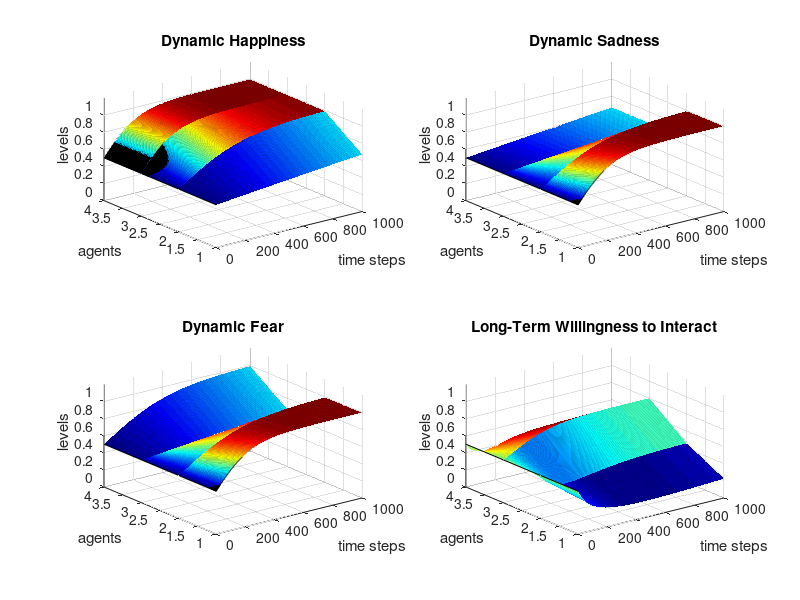
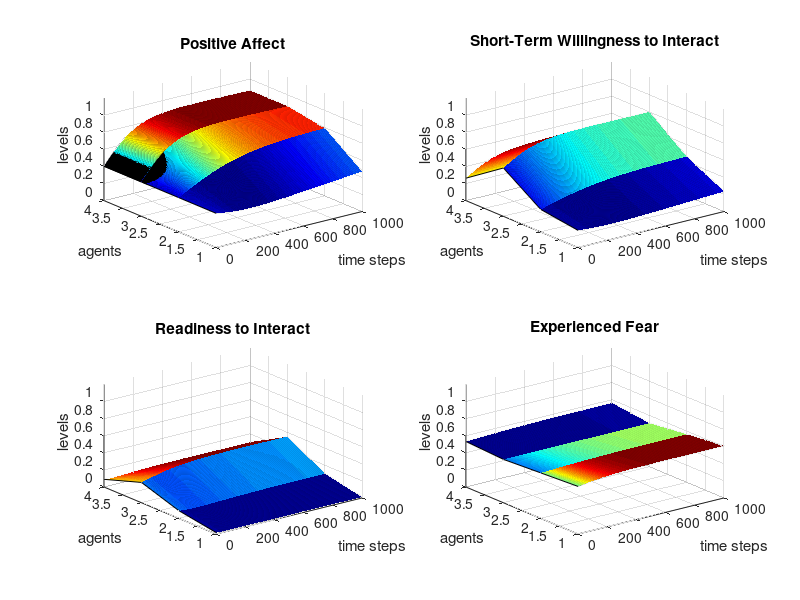
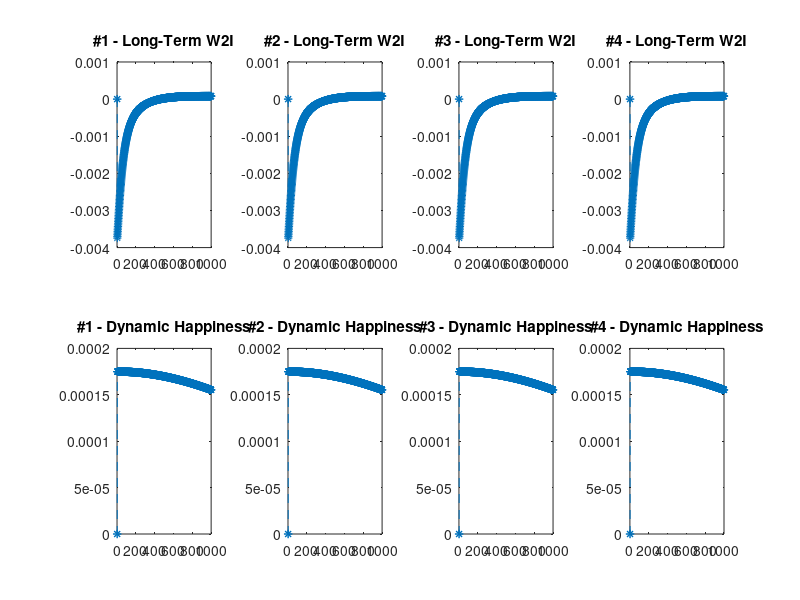

MATLAB code for these plots, in order:

%--- STRANGER SOCIAL INTERACTION MODEL - SSIC MODEL ---%

clc; % clear screen
clear all; % clear all variables & functions
close all; % close figures

%%%%%%%%%%%%%%%%%%%%%%%%%%%%%%%%%%%%%%%%%%%%%%%%%%%%%%%%%%%%%%%%%%%%%%%%%%%%%%%%
% Time settings
%%%%%%%%%%%%%%%%%%%%%%%%%%%%%%%%%%%%%%%%%%%%%%%%%%%%%%%%%%%%%%%%%%%%%%%%%%%%%%%%

maxLimY = 1.2;      % graph Y axis max
minLimX = 0;        % graph X axis min
maxLimChangeY = 0.1;
minLimChangeY = -0.1;
numStep =1000;
numStepChange =1000;
dt= 0.1;

k = 0.5; #Psi Cap

%%%%%%%%%%%%%%%%%%%%%%%%%%%%%%%%%%%%%%%%%%%%%%%%%%%%%%%%%%%%%%%%%%%%%%%%%%%%%%%%
% Agent Object
%%%%%%%%%%%%%%%%%%%%%%%%%%%%%%%%%%%%%%%%%%%%%%%%%%%%%%%%%%%%%%%%%%%%%%%%%%%%%%%%

% Initialize the 2D array for agents
agentArray = [
    0.1, 0.9, 0.9, 0.1, 0.1, 0.9, 0.9, 0.1, 0.1;
    0.5, 0.5, 0.5, 0.5, 0.5, 0.5, 0.5, 0.5, 0.5;
    0.9, 0.1, 0.1, 0.9, 0.9, 0.1, 0.1, 0.9, 0.9;
    0.9, 0.1, 0.5, 0.5, 0.5, 0.5, 0.5, 0.5, 0.5
];

% Determine the number of agents based on the size of the array
[numAgents, numAttributes] = size(agentArray);


%%%%%%%%%%%%%%%%%%%%%%%%%%%%%%%%%%%%%%%%%%%%%%%%%%%%%%%%%%%%%%%%%%%%%%%%%%%%%%%%
% Declare All Variables and Set INITIAL VALUES
%%%%%%%%%%%%%%%%%%%%%%%%%%%%%%%%%%%%%%%%%%%%%%%%%%%%%%%%%%%%%%%%%%%%%%%%%%%%%%%%

% Instantaneous
Pa = zeros(numAgents, numStep);
Si = zeros(numAgents, numStep);
Ri = zeros(numAgents, numStep);

%Temporal
Dh = zeros(numAgents, numStep);
Ds = zeros(numAgents, numStep);
Df = zeros(numAgents, numStep);
Li = zeros(numAgents, numStep);
Psi = zeros(numAgents, numStep);

%Difference
dfDh = zeros(numAgents,numStepChange);
dfDs = zeros(numAgents,numStepChange);
dfDf = zeros(numAgents,numStepChange);
dfLi = zeros(numAgents,numStepChange);



%%%%%%%%%%%%%%%%%%%%%%%%%%%%%%%%%%%%%%%%%%%%%%%%%%%%%%%%%%%%%%%%%%%%%%%%%%%%%%%%
% Initialisation of all instantaneous parameters

% Positive Affect Para
beta_Pa = 0.2;

% Personality Para
omega_Ps = 0.5;

% Willingness to Interact Para
beta_Si = 0.5;    % Short-Term

% Readiness to Interact Para
omega_Ri = 0.5;
beta_Ri = 1.0;




%%%%%%%%%%%%%%%%%%%%%%%%%%%%%%%%%%%%%%%%%%%%%%%%%%%%%%%%%%%%%%%%%%%%%%%%%%%%%%%%
% Initialisation of all temporal parameters

% Dynamic Emotions Para
gamma_Dh = 0.1;   % Happiness
lambda_Dh = 0.03;
gamma_Ds = 0.1;   % Sadness
lambda_Ds = 0.03;
gamma_Df = 0.1;   % Fear
lambda_Df = 0.03;

% Willingness to Interact Para
gamma_Li = 0.5;   % Long-Term




%%%%%%%%%%%%%%%%%%%%%%%%%%%%%%%%%%%%%%%%%%%%%%%%%%%%%%%%%%%%%%%%%%%%%%%%%%%%%%%%
% Set all Factors
%%%%%%%%%%%%%%%%%%%%%%%%%%%%%%%%%%%%%%%%%%%%%%%%%%%%%%%%%%%%%%%%%%%%%%%%%%%%%%%%

           %%% Setting temporal Factors %%%

for i=1:numAgents
  Dh(i, 1) = 0.5;
  Ds(i, 1) = 0.5;
  Df(i, 1) = 0.5;
  Li(i, 1) = 0.5;
endfor



% Now you can use the agents array in your model

for t = 1:numStep
    for i = 1:numAgents
        % Access agent properties using agentArray(i, columnIndex)
        Ha(i, t) = agentArray(i, 1); % Happiness
        Sd(i, t) = agentArray(i, 2); % Sadness
        Fe(i, t) = agentArray(i, 3); % Fear
        Ex(i, t) = agentArray(i, 4); % Extrovertness
        Op(i, t) = agentArray(i, 5); % Openness
        Nu(i, t) = agentArray(i, 6); % Neuroticism
        Eh(i, t) = agentArray(i, 7); % Exhaustion
        Nc(i, t) = agentArray(i, 8); % Cultural Preference
        Ni(i, t) = agentArray(i, 9); % Interest Similarity
    end
end



%%%%%%%%%%%%%%%%%%%%%%%%%%%%%%%%%%%%%%%%%%%%%%%%%%%%%%%%%%%%%%%%%%%%%%%%%%%%%%%%
% Run the model at t=1
%%%%%%%%%%%%%%%%%%%%%%%%%%%%%%%%%%%%%%%%%%%%%%%%%%%%%%%%%%%%%%%%%%%%%%%%%%%%%%%%

for i = 1:numAgents

  % Positive Affect
  Pa(i, 1) = Dh(i, 1) - (beta_Pa * Ds(i, 1));

  % Short Term Willingness to Interact
  Si(i, 1) = beta_Si * Pa(i, 1) + (1 - beta_Si) * (omega_Ps * Ex(i, 1) + (1 - omega_Ps) * Op(i, 1)) * Nc(i, 1) * (1 - Eh(i, 1));

  % Experienced Fear
  Psi(i, 1) = 1 / (1 + exp(-k * (Df(i, 1) * Nu(i, 1))));

  % Interaction Readiness
  Ri(i, 1) = beta_Ri * (omega_Ri * Si(i, 1) + (1 - omega_Ri) * Li(i, 1)) * Ni(i, 1) * (1 - Psi(i, 1));
endfor

%%%%%%%%%%%%%%%%%%%%%%%%%%%%%%%%%%%%%%%%%%%%%%%%%%%%%%%%%%%%%%%%%%%%%%%%%%%%%%%%
% Run the model at t=2
%%%%%%%%%%%%%%%%%%%%%%%%%%%%%%%%%%%%%%%%%%%%%%%%%%%%%%%%%%%%%%%%%%%%%%%%%%%%%%%%

for t = 2:numStep
  for i=1:numAgents

    % Dynamic Emotions
    Dh(i, t) = Dh(i, t-1) + gamma_Dh * (Ha(i,t-1) - lambda_Dh) * Dh(i, t-1) * (1 - Dh(i, t-1)) * dt;
    Ds(i, t) = Ds(i, t-1) + gamma_Ds * (Sd(i,t-1) - lambda_Ds) * Ds(i, t-1) * (1 - Ds(i, t-1)) * dt;
    Df(i, t) = Df(i, t-1) + gamma_Df * (Fe(i,t-1) - lambda_Df) * Df(i, t-1) * (1 - Df(i, t-1)) * dt;

    % Positive Affect
    Pa(i, t) = Dh(i, t) - (beta_Pa * Ds(i, t));

    % Short Term Willingness to Interact
    Si(i, t) = beta_Si * Pa(i, t) + (1 - beta_Si) * (omega_Ps * Ex(i, t) + (1 - omega_Ps) * Op(i, t)) * Nc(i, t) * (1 - Eh(i, t));

    % Long Term
    Li(i, t) = Li(i,t-1) + gamma_Li * (Si(i,t-1) - Li(i,t-1)) * (1 - Li(i,t-1)) * Li(i,t-1) * dt;

    % Experienced Fear
    Psi(i, t) = 1 / (1 + exp(-k * (Df(i, t) * Nu(i, t))));

    % Interaction Readiness
    Ri(i, t) = beta_Ri * (omega_Ri * Si(i, t) + (1 - omega_Ri) * Li(i, t)) * Ni(i, t) * (1 - Psi(i, t));

  endfor

endfor

% checking equillibria
for t=3:numStepChange
  for i=1:numAgents
    dfDh(i,t) = Dh(i,t-1) - Dh(i, t-2);
    dfDs(i,t) = Ds(i,t-1) - Ds(i, t-2);
    dfDf(i,t) = Df(i,t-1) - Df(i, t-2);
    dfLi(i,t) = Li(i,t-1) - Li(i, t-2);
  endfor
endfor



%%%%%%%%%%%%%%%%%%%%%%%%%%%%%%%%%%%%%%%%%%%%%%%%%%%%%%%%%%%%%%%%%%%%%%%%%%%%%%%%
%                                  Graphs
%%%%%%%%%%%%%%%%%%%%%%%%%%%%%%%%%%%%%%%%%%%%%%%%%%%%%%%%%%%%%%%%%%%%%%%%%%%%%%%%

% Temporal Variables
  figure('Name', 'Temporal Factors');
  colormap('jet');

  subplot(2,2,1);
  surf(Dh(1:numAgents,1:numStep));
  xlabel('time steps');ylabel('agents');zlabel('levels');
  xlim([0 numStep]);ylim([1 numAgents]);zlim([minLimX maxLimY]);
  title('Dynamic Happiness')
  hold on

  subplot(2,2,2);
  surf(Ds(1:numAgents,1:numStep));
  xlabel('time steps');ylabel('agents');zlabel('levels');
  xlim([0 numStep]);ylim([1 numAgents]);zlim([minLimX maxLimY]);
  title('Dynamic Sadness')
  hold on

  subplot(2,2,3);
  surf(Df(1:numAgents,1:numStep));
  xlabel('time steps');ylabel('agents');zlabel('levels');
  xlim([0 numStep]);ylim([1 numAgents]);zlim([minLimX maxLimY]);
  title('Dynamic Fear')
  hold on

  subplot(2,2,4);
  surf(Li(1:numAgents,1:numStep));
  xlabel('time steps');ylabel('agents');zlabel('levels');
  xlim([0 numStep]);ylim([1 numAgents]);zlim([minLimX maxLimY]);
  title('Long-Term Willingness to Interact')
  hold on

% Instantaneous Factors
  figure('Name', 'Instantaneous Factors');
  colormap('jet');

  subplot(2,2,1);
  surf(Pa(1:numAgents,1:numStep));
  xlabel('time steps');ylabel('agents');zlabel('levels');
  xlim([0 numStep]);ylim([1 numAgents]);zlim([minLimX maxLimY]);
  title('Positive Affect')
  hold on

  subplot(2,2,2);
  surf(Si(1:numAgents,1:numStep));
  xlabel('time steps');ylabel('agents');zlabel('levels');
  xlim([0 numStep]);ylim([1 numAgents]);zlim([minLimX maxLimY]);
  title('Short-Term Willingness to Interact')
  hold on

  subplot(2,2,3);
  surf(Ri(1:numAgents,1:numStep));
  xlabel('time steps');ylabel('agents');zlabel('levels');
  xlim([0 numStep]);ylim([1 numAgents]);zlim([minLimX maxLimY]);
  title('Readiness to Interact')
  hold on

  subplot(2,2,4);
  surf(Psi(1:numAgents,1:numStep));
  xlabel('time steps');ylabel('agents');zlabel('levels');
  xlim([0 numStep]);ylim([1 numAgents]);zlim([minLimX maxLimY]);
  title('Experienced Fear')
  hold on

% graph equillibria
  figure('Name', 'Equillibria State');

  for t=1:numAgents

    subplot(2,4,t);
    plot (dfLi(1, 1:numStepChange),'--*');
    title (['#'  num2str(t)  ' - Long-Term W2I']);
    hold on;

    subplot(2,4,(t+numAgents));
    plot (dfDh(1, 1:numStepChange),'--*');
    title (['#'  num2str(t)  ' - Dynamic Happiness']);

    hold on;
  endfor

##  subplot(2,3,1);
##  plot (dfLi(1, 1:numStepChange),'--*');
##  title ('#1 - Long-Term W2I');
##  hold on;
##
##  subplot(2,3,2);
##  plot (dfLi(2, 1:numStepChange),'--*');
##  title ('#2 - Long-Term W2I');
##  hold on;
##
##  subplot(2,3,3);
##  plot (dfLi(3, 1:numStepChange),'--*');
##  title ('#3 - Long-Term W2I');
##  hold on;
##
##  subplot(2,3,4);
##  plot (dfHa(1, 1:numStepChange),'--*');
##  title ('#1 - Dynamic Happiness');
##  hold on;
##
##  subplot(2,3,5);
##  plot (dfHa(2, 1:numStepChange),'--*');
##  title ('#2 - Dynamic Happiness');
##  hold on;
##
##  subplot(2,3,6);
##  plot (dfHa(3, 1:numStepChange),'--*');
##  title ('#3 - Dynamic Happiness');
##  hold on;

